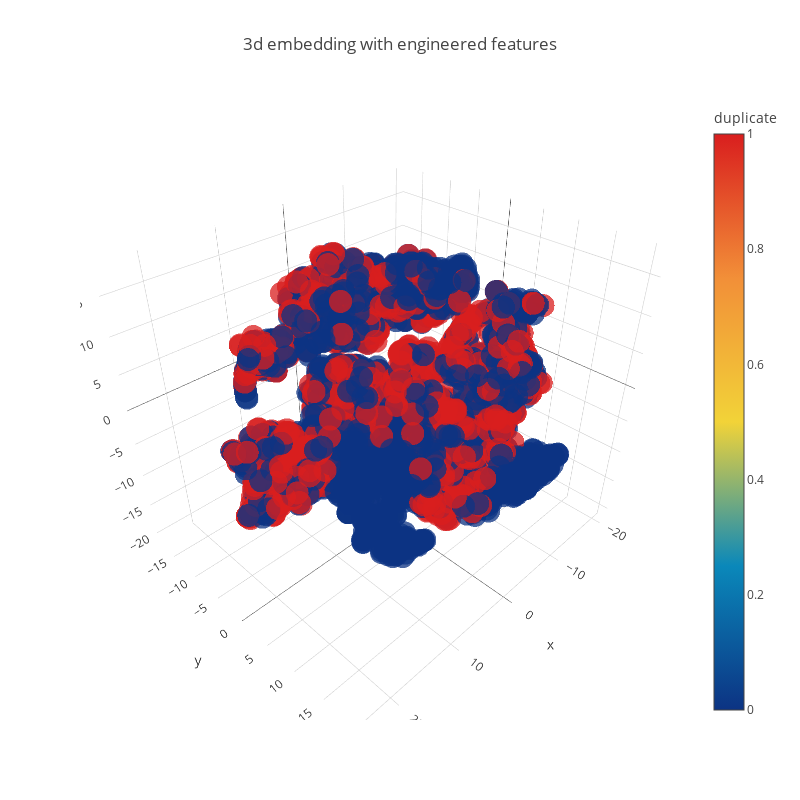

Notebook code for this chart:
### Code cell
trace1 = go.Scatter3d(
    x=tsne3d[:,0],
    y=tsne3d[:,1],
    z=tsne3d[:,2],
    mode='markers',
    marker=dict(
        sizemode='diameter',
        color = y,
        colorscale = 'Portland',
        colorbar = dict(title = 'duplicate'),
        line=dict(color='rgb(255, 255, 255)'),
        opacity=0.75
    )
)

data=[trace1]
layout=dict(height=800, width=800, title='3d embedding with engineered features')
fig=dict(data=data, layout=layout)
py.iplot(fig, filename='3DBubble')

### Figure 1 — Plotly figure (JSON) as saved in the notebook; plotly's stock layout.template omitted (floating-point values rounded to 4 significant figures; data arrays with more than 128 entries replaced by an {"elided": "..."} marker saying what was removed)
{"data": [{"marker": {"color": {"elided": "5000 int values"}, "colorbar": {"title": {"text": "duplicate"}}, "colorscale": "Portland", "line": {"color": "rgb(255, 255, 255)"}, "opacity": 0.75, "sizemode": "diameter"}, "mode": "markers", "type": "scatter3d", "uid": "8c6fe74e-f016-4a5b-ac03-8c679984bc72", "x": {"elided": "5000 float values"}, "y": {"elided": "5000 float values"}, "z": {"elided": "5000 float values"}}], "layout": {"height": 800, "title": {"text": "3d embedding with engineered features"}, "width": 800}}
